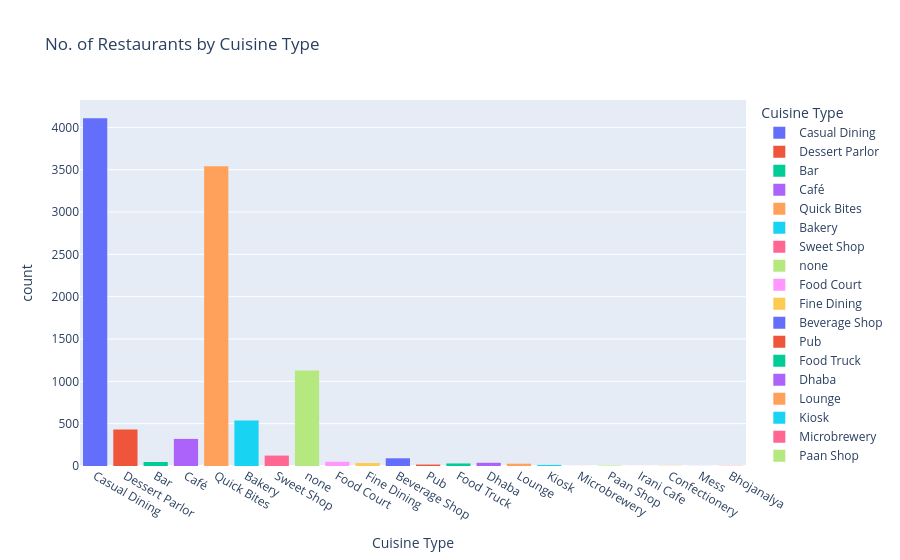

Notebook source saved alongside this figure:
### Code cell
# 1. How many restaurants in mumbai for each type of cuisine?

fig = px.histogram(df, x='CUSINE TYPE', color='CUSINE TYPE',
 title= 'No. of Restaurants by Cuisine Type',
 labels={'CUSINE TYPE':'Cuisine Type'})
fig.show()

### Figure 1 — Plotly figure (JSON) as saved in the notebook; plotly's stock layout.template omitted (floating-point values rounded to 4 significant figures; data arrays with more than 128 entries replaced by an {"elided": "..."} marker saying what was removed)
{"data": [{"bingroup": "x", "hovertemplate": "Cuisine Type=%{x}<br>count=%{y}<extra></extra>", "legendgroup": "Casual Dining", "marker": {"color": "#636efa", "pattern": {"shape": ""}}, "name": "Casual Dining", "orientation": "v", "showlegend": true, "type": "histogram", "x": {"elided": "4107 str values"}, "xaxis": "x", "yaxis": "y"}, {"bingroup": "x", "hovertemplate": "Cuisine Type=%{x}<br>count=%{y}<extra></extra>", "legendgroup": "Dessert Parlor", "marker": {"color": "#EF553B", "pattern": {"shape": ""}}, "name": "Dessert Parlor", "orientation": "v", "showlegend": true, "type": "histogram", "x": {"elided": "431 str values"}, "xaxis": "x", "yaxis": "y"}, {"bingroup": "x", "hovertemplate": "Cuisine Type=%{x}<br>count=%{y}<extra></extra>", "legendgroup": "Bar", "marker": {"color": "#00cc96", "pattern": {"shape": ""}}, "name": "Bar", "orientation": "v", "showlegend": true, "type": "histogram", "x": ["Bar", "Bar", "Bar", "Bar", "Bar", "Bar", "Bar", "Bar", "Bar", "Bar", "Bar", "Bar", "Bar", "Bar", "Bar", "Bar", "Bar", "Bar", "Bar", "Bar", "Bar", "Bar", "Bar", "Bar", "Bar", "Bar", "Bar", "Bar", "Bar", "Bar", "Bar", "Bar", "Bar", "Bar", "Bar", "Bar", "Bar", "Bar", "Bar", "Bar", "Bar", "Bar", "Bar", "Bar", "Bar", "Bar", "Bar"], "xaxis": "x", "yaxis": "y"}, {"bingroup": "x", "hovertemplate": "Cuisine Type=%{x}<br>count=%{y}<extra></extra>", "legendgroup": "Café", "marker": {"color": "#ab63fa", "pattern": {"shape": ""}}, "name": "Café", "orientation": "v", "showlegend": true, "type": "histogram", "x": {"elided": "320 str values"}, "xaxis": "x", "yaxis": "y"}, {"bingroup": "x", "hovertemplate": "Cuisine Type=%{x}<br>count=%{y}<extra></extra>", "legendgroup": "Quick Bites", "marker": {"color": "#FFA15A", "pattern": {"shape": ""}}, "name": "Quick Bites", "orientation": "v", "showlegend": true, "type": "histogram", "x": {"elided": "3540 str values"}, "xaxis": "x", "yaxis": "y"}, {"bingroup": "x", "hovertemplate": "Cuisine Type=%{x}<br>count=%{y}<extra></extra>", "legendgroup": "Bakery", "marker": {"color": "#19d3f3", "pattern": {"shape": ""}}, "name": "Bakery", "orientation": "v", "showlegend": true, "type": "histogram", "x": {"elided": "537 str values"}, "xaxis": "x", "yaxis": "y"}, {"bingroup": "x", "hovertemplate": "Cuisine Type=%{x}<br>count=%{y}<extra></extra>", "legendgroup": "Sweet Shop", "marker": {"color": "#FF6692", "pattern": {"shape": ""}}, "name": "Sweet Shop", "orientation": "v", "showlegend": true, "type": "histogram", "x": ["Sweet Shop", "Sweet Shop", "Sweet Shop", "Sweet Shop", "Sweet Shop", "Sweet Shop", "Sweet Shop", "Sweet Shop", "Sweet Shop", "Sweet Shop", "Sweet Shop", "Sweet Shop", "Sweet Shop", "Sweet Shop", "Sweet Shop", "Sweet Shop", "Sweet Shop", "Sweet Shop", "Sweet Shop", "Sweet Shop", "Sweet Shop", "Sweet Shop", "Sweet Shop", "Sweet Shop", "Sweet Shop", "Sweet Shop", "Sweet Shop", "Sweet Shop", "Sweet Shop", "Sweet Shop", "Sweet Shop", "Sweet Shop", "Sweet Shop", "Sweet Shop", "Sweet Shop", "Sweet Shop", "Sweet Shop", "Sweet Shop", "Sweet Shop", "Sweet Shop", "Sweet Shop", "Sweet Shop", "Sweet Shop", "Sweet Shop", "Sweet Shop", "Sweet Shop", "Sweet Shop", "Sweet Shop", "Sweet Shop", "Sweet Shop", "Sweet Shop", "Sweet Shop", "Sweet Shop", "Sweet Shop", "Sweet Shop", "Sweet Shop", "Sweet Shop", "Sweet Shop", "Sweet Shop", "Sweet Shop", "Sweet Shop", "Sweet Shop", "Sweet Shop", "Sweet Shop", "Sweet Shop", "Sweet Shop", "Sweet Shop", "Sweet Shop", "Sweet Shop", "Sweet Shop", "Sweet Shop", "Sweet Shop", "Sweet Shop", "Sweet Shop", "Sweet Shop", "Sweet Shop", "Sweet Shop", "Sweet Shop", "Sweet Shop", "Sweet Shop", "Sweet Shop", "Sweet Shop", "Sweet Shop", "Sweet Shop", "Sweet Shop", "Sweet Shop", "Sweet Shop", "Sweet Shop", "Sweet Shop", "Sweet Shop", "Sweet Shop", "Sweet Shop", "Sweet Shop", "Sweet Shop", "Sweet Shop", "Sweet Shop", "Sweet Shop", "Sweet Shop", "Sweet Shop", "Sweet Shop", "Sweet Shop", "Sweet Shop", "Sweet Shop", "Sweet Shop", "Sweet Shop", "Sweet Shop", "Sweet Shop", "Sweet Shop", "Sweet Shop", "Sweet Shop", "Sweet Shop", "Sweet Shop", "Sweet Shop", "Sweet Shop", "Sweet Shop", "Sweet Shop", "Sweet Shop", "Sweet Shop", "Sweet Shop", "Sweet Shop", "Sweet Shop", "Sweet Shop", "Sweet Shop"], "xaxis": "x", "yaxis": "y"}, {"bingroup": "x", "hovertemplate": "Cuisine Type=%{x}<br>count=%{y}<extra></extra>", "legendgroup": "none", "marker": {"color": "#B6E880", "pattern": {"shape": ""}}, "name": "none", "orientation": "v", "showlegend": true, "type": "histogram", "x": {"elided": "1127 str values"}, "xaxis": "x", "yaxis": "y"}, {"bingroup": "x", "hovertemplate": "Cuisine Type=%{x}<br>count=%{y}<extra></extra>", "legendgroup": "Food Court", "marker": {"color": "#FF97FF", "pattern": {"shape": ""}}, "name": "Food Court", "orientation": "v", "showlegend": true, "type": "histogram", "x": ["Food Court", "Food Court", "Food Court", "Food Court", "Food Court", "Food Court", "Food Court", "Food Court", "Food Court", "Food Court", "Food Court", "Food Court", "Food Court", "Food Court", "Food Court", "Food Court", "Food Court", "Food Court", "Food Court", "Food Court", "Food Court", "Food Court", "Food Court", "Food Court", "Food Court", "Food Court", "Food Court", "Food Court", "Food Court", "Food Court", "Food Court", "Food Court", "Food Court", "Food Court", "Food Court", "Food Court", "Food Court", "Food Court", "Food Court", "Food Court", "Food Court", "Food Court", "Food Court", "Food Court", "Food Court", "Food Court", "Food Court", "Food Court", "Food Court", "Food Court"], "xaxis": "x", "yaxis": "y"}, {"bingroup": "x", "hovertemplate": "Cuisine Type=%{x}<br>count=%{y}<extra></extra>", "legendgroup": "Fine Dining", "marker": {"color": "#FECB52", "pattern": {"shape": ""}}, "name": "Fine Dining", "orientation": "v", "showlegend": true, "type": "histogram", "x": ["Fine Dining", "Fine Dining", "Fine Dining", "Fine Dining", "Fine Dining", "Fine Dining", "Fine Dining", "Fine Dining", "Fine Dining", "Fine Dining", "Fine Dining", "Fine Dining", "Fine Dining", "Fine Dining", "Fine Dining", "Fine Dining", "Fine Dining", "Fine Dining", "Fine Dining", "Fine Dining", "Fine Dining", "Fine Dining", "Fine Dining", "Fine Dining", "Fine Dining", "Fine Dining", "Fine Dining", "Fine Dining", "Fine Dining", "Fine Dining", "Fine Dining", "Fine Dining", "Fine Dining", "Fine Dining", "Fine Dining"], "xaxis": "x", "yaxis": "y"}, {"bingroup": "x", "hovertemplate": "Cuisine Type=%{x}<br>count=%{y}<extra></extra>", "legendgroup": "Beverage Shop", "marker": {"color": "#636efa", "pattern": {"shape": ""}}, "name": "Beverage Shop", "orientation": "v", "showlegend": true, "type": "histogram", "x": ["Beverage Shop", "Beverage Shop", "Beverage Shop", "Beverage Shop", "Beverage Shop", "Beverage Shop", "Beverage Shop", "Beverage Shop", "Beverage Shop", "Beverage Shop", "Beverage Shop", "Beverage Shop", "Beverage Shop", "Beverage Shop", "Beverage Shop", "Beverage Shop", "Beverage Shop", "Beverage Shop", "Beverage Shop", "Beverage Shop", "Beverage Shop", "Beverage Shop", "Beverage Shop", "Beverage Shop", "Beverage Shop", "Beverage Shop", "Beverage Shop", "Beverage Shop", "Beverage Shop", "Beverage Shop", "Beverage Shop", "Beverage Shop", "Beverage Shop", "Beverage Shop", "Beverage Shop", "Beverage Shop", "Beverage Shop", "Beverage Shop", "Beverage Shop", "Beverage Shop", "Beverage Shop", "Beverage Shop", "Beverage Shop", "Beverage Shop", "Beverage Shop", "Beverage Shop", "Beverage Shop", "Beverage Shop", "Beverage Shop", "Beverage Shop", "Beverage Shop", "Beverage Shop", "Beverage Shop", "Beverage Shop", "Beverage Shop", "Beverage Shop", "Beverage Shop", "Beverage Shop", "Beverage Shop", "Beverage Shop", "Beverage Shop", "Beverage Shop", "Beverage Shop", "Beverage Shop", "Beverage Shop", "Beverage Shop", "Beverage Shop", "Beverage Shop", "Beverage Shop", "Beverage Shop", "Beverage Shop", "Beverage Shop", "Beverage Shop", "Beverage Shop", "Beverage Shop", "Beverage Shop", "Beverage Shop", "Beverage Shop", "Beverage Shop", "Beverage Shop", "Beverage Shop", "Beverage Shop", "Beverage Shop", "Beverage Shop", "Beverage Shop", "Beverage Shop", "Beverage Shop", "Beverage Shop", "Beverage Shop", "Beverage Shop", "Beverage Shop"], "xaxis": "x", "yaxis": "y"}, {"bingroup": "x", "hovertemplate": "Cuisine Type=%{x}<br>count=%{y}<extra></extra>", "legendgroup": "Pub", "marker": {"color": "#EF553B", "pattern": {"shape": ""}}, "name": "Pub", "orientation": "v", "showlegend": true, "type": "histogram", "x": ["Pub", "Pub", "Pub", "Pub", "Pub", "Pub", "Pub", "Pub", "Pub", "Pub", "Pub", "Pub", "Pub", "Pub", "Pub", "Pub", "Pub"], "xaxis": "x", "yaxis": "y"}, {"bingroup": "x", "hovertemplate": "Cuisine Type=%{x}<br>count=%{y}<extra></extra>", "legendgroup": "Food Truck", "marker": {"color": "#00cc96", "pattern": {"shape": ""}}, "name": "Food Truck", "orientation": "v", "showlegend": true, "type": "histogram", "x": ["Food Truck", "Food Truck", "Food Truck", "Food Truck", "Food Truck", "Food Truck", "Food Truck", "Food Truck", "Food Truck", "Food Truck", "Food Truck", "Food Truck", "Food Truck", "Food Truck", "Food Truck", "Food Truck", "Food Truck", "Food Truck", "Food Truck", "Food Truck", "Food Truck", "Food Truck", "Food Truck", "Food Truck", "Food Truck", "Food Truck", "Food Truck", "Food Truck", "Food Truck", "Food Truck"], "xaxis": "x", "yaxis": "y"}, {"bingroup": "x", "hovertemplate": "Cuisine Type=%{x}<br>count=%{y}<extra></extra>", "legendgroup": "Dhaba", "marker": {"color": "#ab63fa", "pattern": {"shape": ""}}, "name": "Dhaba", "orientation": "v", "showlegend": true, "type": "histogram", "x": ["Dhaba", "Dhaba", "Dhaba", "Dhaba", "Dhaba", "Dhaba", "Dhaba", "Dhaba", "Dhaba", "Dhaba", "Dhaba", "Dhaba", "Dhaba", "Dhaba", "Dhaba", "Dhaba", "Dhaba", "Dhaba", "Dhaba", "Dhaba", "Dhaba", "Dhaba", "Dhaba", "Dhaba", "Dhaba", "Dhaba", "Dhaba", "Dhaba", "Dhaba", "Dhaba", "Dhaba", "Dhaba", "Dhaba", "Dhaba", "Dhaba", "Dhaba", "Dhaba", "Dhaba"], "xaxis": "x", "yaxis": "y"}, {"bingroup": "x", "hovertemplate": "Cuisine Type=%{x}<br>count=%{y}<extra></extra>", "legendgroup": "Lounge", "marker": {"color": "#FFA15A", "pattern": {"shape": ""}}, "name": "Lounge", "orientation": "v", "showlegend": true, "type": "histogram", "x": ["Lounge", "Lounge", "Lounge", "Lounge", "Lounge", "Lounge", "Lounge", "Lounge", "Lounge", "Lounge", "Lounge", "Lounge", "Lounge", "Lounge", "Lounge", "Lounge", "Lounge", "Lounge", "Lounge", "Lounge", "Lounge", "Lounge", "Lounge", "Lounge", "Lounge", "Lounge", "Lounge"], "xaxis": "x", "yaxis": "y"}, {"bingroup": "x", "hovertemplate": "Cuisine Type=%{x}<br>count=%{y}<extra></extra>", "legendgroup": "Kiosk", "marker": {"color": "#19d3f3", "pattern": {"shape": ""}}, "name": "Kiosk", "orientation": "v", "showlegend": true, "type": "histogram", "x": ["Kiosk", "Kiosk", "Kiosk", "Kiosk", "Kiosk", "Kiosk", "Kiosk", "Kiosk", "Kiosk", "Kiosk", "Kiosk", "Kiosk", "Kiosk"], "xaxis": "x", "yaxis": "y"}, {"bingroup": "x", "hovertemplate": "Cuisine Type=%{x}<br>count=%{y}<extra></extra>", "legendgroup": "Microbrewery", "marker": {"color": "#FF6692", "pattern": {"shape": ""}}, "name": "Microbrewery", "orientation": "v", "showlegend": true, "type": "histogram", "x": ["Microbrewery"], "xaxis": "x", "yaxis": "y"}, {"bingroup": "x", "hovertemplate": "Cuisine Type=%{x}<br>count=%{y}<extra></extra>", "legendgroup": "Paan Shop", "marker": {"color": "#B6E880", "pattern": {"shape": ""}}, "name": "Paan Shop", "orientation": "v", "showlegend": true, "type": "histogram", "x": ["Paan Shop", "Paan Shop", "Paan Shop", "Paan Shop", "Paan Shop", "Paan Shop"], "xaxis": "x", "yaxis": "y"}, {"bingroup": "x", "hovertemplate": "Cuisine Type=%{x}<br>count=%{y}<extra></extra>", "legendgroup": "Irani Cafe", "marker": {"color": "#FF97FF", "pattern": {"shape": ""}}, "name": "Irani Cafe", "orientation": "v", "showlegend": true, "type": "histogram", "x": ["Irani Cafe"], "xaxis": "x", "yaxis": "y"}, {"bingroup": "x", "hovertemplate": "Cuisine Type=%{x}<br>count=%{y}<extra></extra>", "legendgroup": "Confectionery", "marker": {"color": "#FECB52", "pattern": {"shape": ""}}, "name": "Confectionery", "orientation": "v", "showlegend": true, "type": "histogram", "x": ["Confectionery", "Confectionery", "Confectionery"], "xaxis": "x", "yaxis": "y"}, {"bingroup": "x", "hovertemplate": "Cuisine Type=%{x}<br>count=%{y}<extra></extra>", "legendgroup": "Mess", "marker": {"color": "#636efa", "pattern": {"shape": ""}}, "name": "Mess", "orientation": "v", "showlegend": true, "type": "histogram", "x": ["Mess"], "xaxis": "x", "yaxis": "y"}, {"bingroup": "x", "hovertemplate": "Cuisine Type=%{x}<br>count=%{y}<extra></extra>", "legendgroup": "Bhojanalya", "marker": {"color": "#EF553B", "pattern": {"shape": ""}}, "name": "Bhojanalya", "orientation": "v", "showlegend": true, "type": "histogram", "x": ["Bhojanalya", "Bhojanalya"], "xaxis": "x", "yaxis": "y"}], "layout": {"barmode": "relative", "legend": {"title": {"text": "Cuisine Type"}, "tracegroupgap": 0}, "title": {"text": "No. of Restaurants by Cuisine Type"}, "xaxis": {"anchor": "y", "categoryarray": ["Casual Dining", "Dessert Parlor", "Bar", "Café", "Quick Bites", "Bakery", "Sweet Shop", "none", "Food Court", "Fine Dining", "Beverage Shop", "Pub", "Food Truck", "Dhaba", "Lounge", "Kiosk", "Microbrewery", "Paan Shop", "Irani Cafe", "Confectionery", "Mess", "Bhojanalya"], "categoryorder": "array", "domain": [0, 1], "title": {"text": "Cuisine Type"}}, "yaxis": {"anchor": "x", "domain": [0, 1], "title": {"text": "count"}}}}
